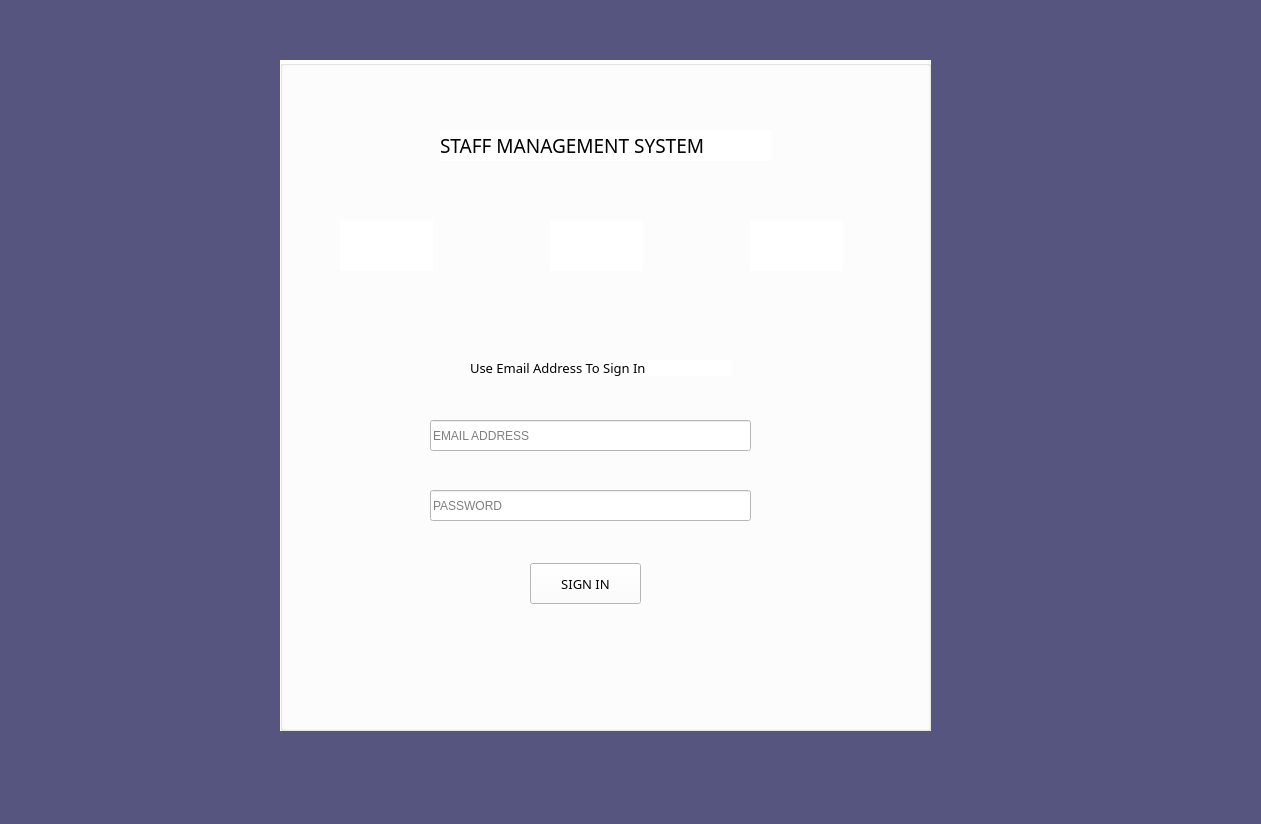
<?xml version="1.0" encoding="UTF-8"?>
<ui version="4.0">
 <class>MainWindow</class>
 <widget class="QMainWindow" name="MainWindow">
  <property name="geometry">
   <rect>
    <x>0</x>
    <y>0</y>
    <width>1261</width>
    <height>824</height>
   </rect>
  </property>
  <property name="windowTitle">
   <string>MainWindow</string>
  </property>
  <property name="styleSheet">
   <string notr="true">background-color: rgb(85, 85, 127);</string>
  </property>
  <widget class="QWidget" name="centralwidget">
   <widget class="QGroupBox" name="groupBox">
    <property name="geometry">
     <rect>
      <x>280</x>
      <y>60</y>
      <width>651</width>
      <height>671</height>
     </rect>
    </property>
    <property name="styleSheet">
     <string notr="true">background-color: rgb(255, 255, 255);</string>
    </property>
    <property name="title">
     <string/>
    </property>
    <widget class="QPushButton" name="fb_signin">
     <property name="geometry">
      <rect>
       <x>60</x>
       <y>160</y>
       <width>93</width>
       <height>51</height>
      </rect>
     </property>
     <property name="styleSheet">
      <string notr="true">border:none;</string>
     </property>
     <property name="text">
      <string/>
     </property>
     <property name="icon">
      <iconset>
       <normaloff>../../Documents/Project Icons/facebook_circled_50px.png</normaloff>../../Documents/Project Icons/facebook_circled_50px.png</iconset>
     </property>
     <property name="iconSize">
      <size>
       <width>50</width>
       <height>50</height>
      </size>
     </property>
    </widget>
    <widget class="QPushButton" name="ig_signin">
     <property name="geometry">
      <rect>
       <x>270</x>
       <y>160</y>
       <width>93</width>
       <height>51</height>
      </rect>
     </property>
     <property name="styleSheet">
      <string notr="true">border:none;</string>
     </property>
     <property name="text">
      <string/>
     </property>
     <property name="icon">
      <iconset>
       <normaloff>../../Documents/Project Icons/instagram_new_50px.png</normaloff>../../Documents/Project Icons/instagram_new_50px.png</iconset>
     </property>
     <property name="iconSize">
      <size>
       <width>50</width>
       <height>50</height>
      </size>
     </property>
    </widget>
    <widget class="QPushButton" name="youtube_signin">
     <property name="geometry">
      <rect>
       <x>470</x>
       <y>160</y>
       <width>93</width>
       <height>51</height>
      </rect>
     </property>
     <property name="styleSheet">
      <string notr="true">border:none;</string>
     </property>
     <property name="text">
      <string/>
     </property>
     <property name="icon">
      <iconset>
       <normaloff>../../Documents/Project Icons/youtube_squared_50px.png</normaloff>../../Documents/Project Icons/youtube_squared_50px.png</iconset>
     </property>
     <property name="iconSize">
      <size>
       <width>50</width>
       <height>50</height>
      </size>
     </property>
    </widget>
    <widget class="QLabel" name="label">
     <property name="geometry">
      <rect>
       <x>160</x>
       <y>70</y>
       <width>331</width>
       <height>31</height>
      </rect>
     </property>
     <property name="font">
      <font>
       <family>Algerian</family>
       <pointsize>14</pointsize>
       <weight>50</weight>
       <bold>false</bold>
      </font>
     </property>
     <property name="text">
      <string>STAFF MANAGEMENT SYSTEM</string>
     </property>
    </widget>
    <widget class="QLineEdit" name="email_signin">
     <property name="geometry">
      <rect>
       <x>150</x>
       <y>360</y>
       <width>321</width>
       <height>31</height>
      </rect>
     </property>
     <property name="placeholderText">
      <string>EMAIL ADDRESS</string>
     </property>
    </widget>
    <widget class="QLineEdit" name="password_email_signin">
     <property name="geometry">
      <rect>
       <x>150</x>
       <y>430</y>
       <width>321</width>
       <height>31</height>
      </rect>
     </property>
     <property name="placeholderText">
      <string>PASSWORD</string>
     </property>
    </widget>
    <widget class="QPushButton" name="email_signin_button">
     <property name="geometry">
      <rect>
       <x>250</x>
       <y>503</y>
       <width>111</width>
       <height>41</height>
      </rect>
     </property>
     <property name="font">
      <font>
       <family>Algerian</family>
       <pointsize>10</pointsize>
      </font>
     </property>
     <property name="text">
      <string>SIGN IN</string>
     </property>
    </widget>
    <widget class="QLabel" name="label_2">
     <property name="geometry">
      <rect>
       <x>190</x>
       <y>300</y>
       <width>261</width>
       <height>16</height>
      </rect>
     </property>
     <property name="font">
      <font>
       <family>Algerian</family>
       <pointsize>10</pointsize>
      </font>
     </property>
     <property name="text">
      <string>Use Email Address To Sign In</string>
     </property>
    </widget>
   </widget>
   <widget class="QPushButton" name="back_email_signin">
    <property name="geometry">
     <rect>
      <x>200</x>
      <y>70</y>
      <width>71</width>
      <height>51</height>
     </rect>
    </property>
    <property name="styleSheet">
     <string notr="true">border:none;</string>
    </property>
    <property name="text">
     <string/>
    </property>
    <property name="icon">
     <iconset>
      <normaloff>../../Documents/Project Icons/circled_left_120px.png</normaloff>../../Documents/Project Icons/circled_left_120px.png</iconset>
    </property>
    <property name="iconSize">
     <size>
      <width>50</width>
      <height>50</height>
     </size>
    </property>
   </widget>
  </widget>
  <widget class="QMenuBar" name="menubar">
   <property name="geometry">
    <rect>
     <x>0</x>
     <y>0</y>
     <width>1261</width>
     <height>26</height>
    </rect>
   </property>
  </widget>
  <widget class="QStatusBar" name="statusbar"/>
 </widget>
 <resources/>
 <connections/>
</ui>
